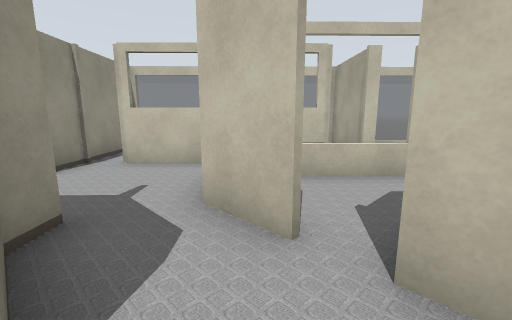
View 1 (above)

17 first-person views from a walk through a robot-simulator world made for Gazebo. The camera is 1.2 m above the floor, tilts 10° down and sees 90° across. The lines on the ground mark 1 m squares. The floor is counted in squares, 1 m on a side. Each view is taken from the middle of a square. On the plan, view 1 faces up. The plan holds only what a view shows up to about 12 squares ahead; the rest is blank. The place goes on beyond the plan. Some surface patterns are stand-ins.

View 2
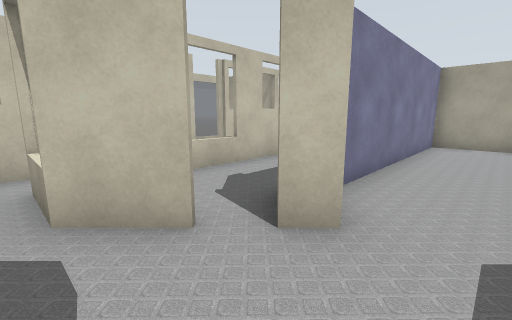

View 3
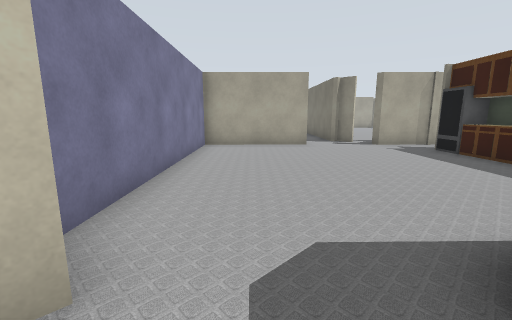

View 4
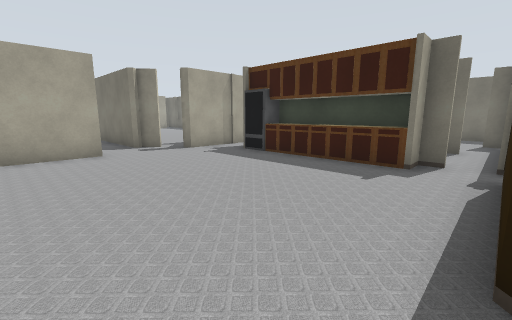

View 5
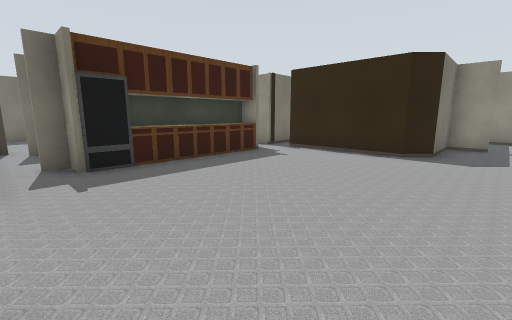

View 6
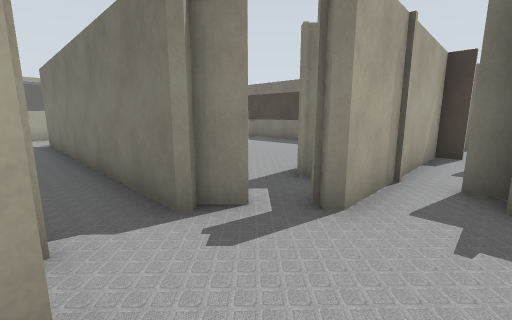

View 7
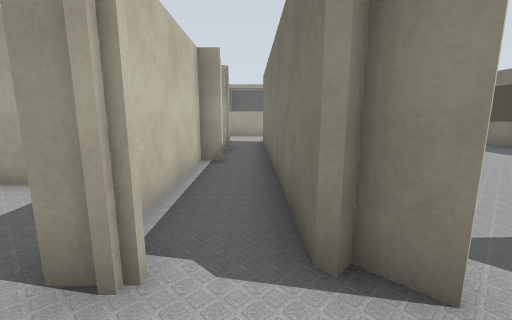

View 8
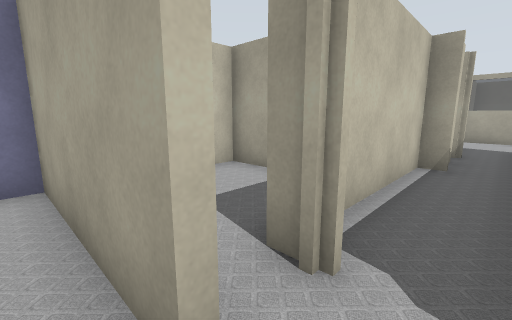

View 9
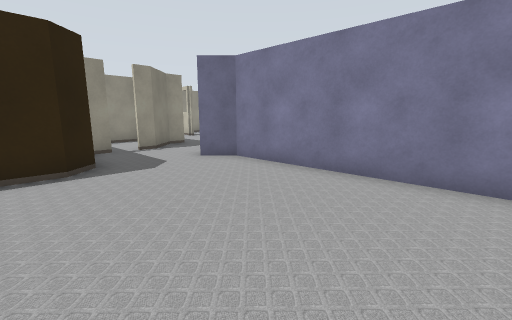

View 10
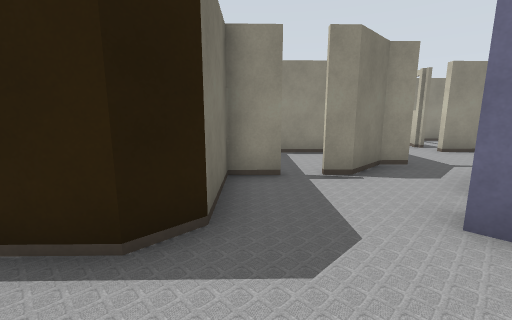

View 11
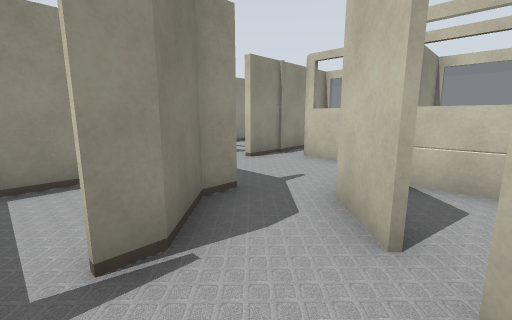

View 12
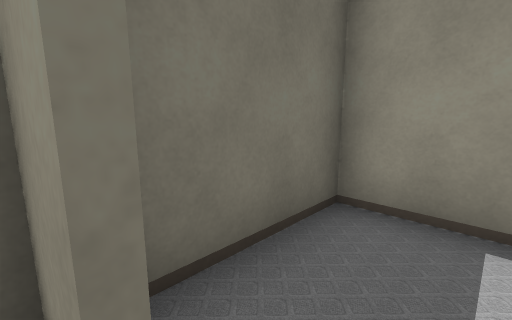

View 13
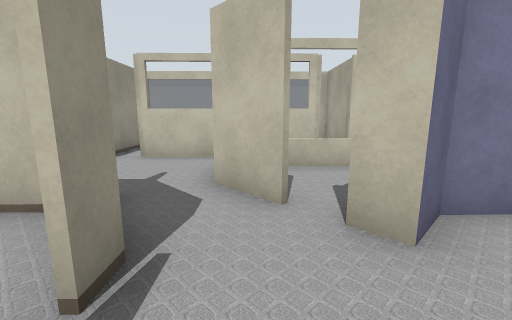

View 14
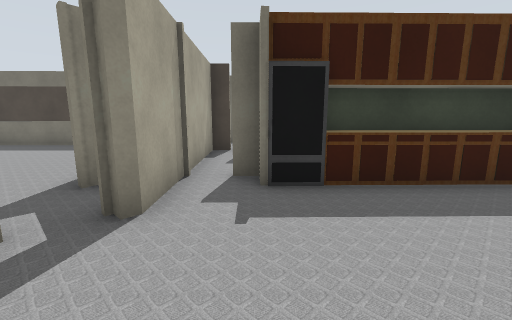

View 15
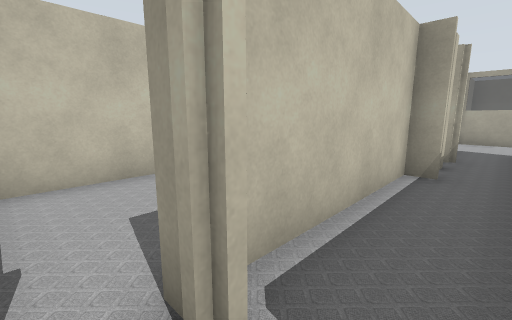

View 16
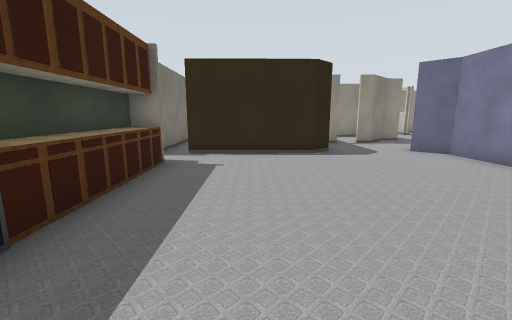

View 17
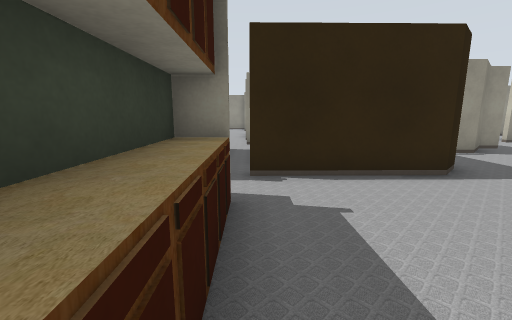

### Floor plan
Key: @ floor where view 1 was taken; # wall or solid block; x gap in a wall; . floor; = window, fence, low wall or low ledge; T thing the floor can be seen under or through.
Columns run from 8 left of view 1 to 19 right of it. Each row starts with its distance up from view 1.
  9     =  #   = ===
  8 #   #  #   #   #
  7 #.  ## #  ##x  #
  6 ##### #####
  5        #====##
  4        = ....
  3        #T...
  2     ####TTTT###########
  1     #.##...........#
  0     #...@..........#
 -1     #..#...........#######
 -2     #######........###...###
 -3           #.................
 -4           #.........########
 -5           #........##
 -6     #.    #........##
 -7     ..##  ########.#
 -8                   .#
 -9                   .#
-10                  #.#
-11                  ###
-12                    #    ####
-13                    #
-14
-15
-16                  ##

Positions as (right, up) in squares from view 1, and headings:
1: (0, 0), facing up
2: (-1, 0), facing up-right
3: (0, 0), facing right
4: (2, 0), facing down-right
5: (10, 0), facing down-left
6: (9, -2), facing down-right
7: (10, -3), facing right
8: (10, -3), facing up-right
9: (8, -3), facing up-left
10: (4, -1), facing left
11: (1, 0), facing up-left
12: (-1, 0), facing down-left
13: (0, -1), facing up
14: (9, -2), facing down
15: (11, -3), facing up-right
16: (10, -4), facing left
17: (7, -6), facing left
